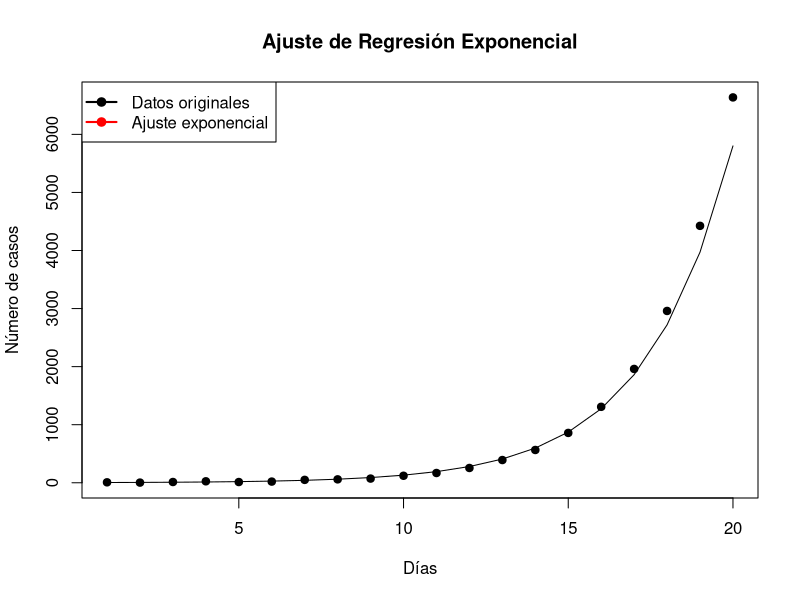
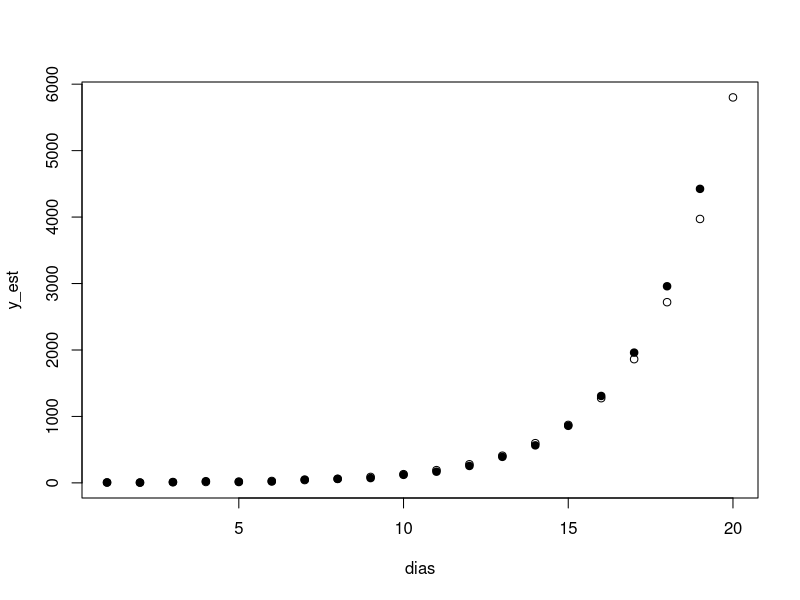

R code for these plots, in order:
# Datos
dias <- c(1, 2, 3, 4, 5, 6, 7, 8, 9, 10, 11, 12, 13, 14, 15, 16, 17, 18, 19, 20)
n_casos <- c(7.97, 3.12, 13.23, 25.36, 12.85, 20.44, 49.96, 58.93, 72.19, 120.76, 168.36, 254.84, 391.66, 564.73, 858.54, 1308.06, 1960.39, 2958.93, 4424.60, 6636.39)

# Transformación logarítmica de n_casos
log_y <- log(n_casos)

# Ajuste del modelo lineal
model <- lm(log_y ~ dias)  # Aquí se ajusta el modelo lineal a los datos transformados

# Resumen del modelo
summary(model)

# Coeficientes del modelo transformado
B0 <- coef(model)[1]  # Intercepto del modelo lineal en la escala transformada
B1 <- coef(model)[2]  # Pendiente del modelo lineal en la escala transformada
B0
B1

# Revertimos la transformación 
#para obtener los coeficientes originales del modelo exponencial

a <- exp(B0)  # Intercepto del modelo exponencial
b <- B1  # Pendiente del modelo exponencial
a
b

# Predicciones del modelo exponencial
y_fit <- a * exp(b * dias)  # Aquí se calculan las predicciones del modelo exponencial
y_fit

# Visualización de los datos y el ajuste exponencial
plot(dias, n_casos, main = "Ajuste de Regresión Exponencial", xlab = "Días", ylab = "Número de casos", pch = 19)
lines(dias, y_fit)
legend("topleft", legend = c("Datos originales", "Ajuste exponencial"), col = c("black", "red"), pch = 19, lty = 1, lwd = 2)



# Estimación y visualización del modelo exponencial
y_est <- a * exp(b * dias)
plot(dias, y_est )
points(dias, n_casos, pch = 19)

# Resumen del modelo ajustado
summary(lm(y_est ~ dias))

